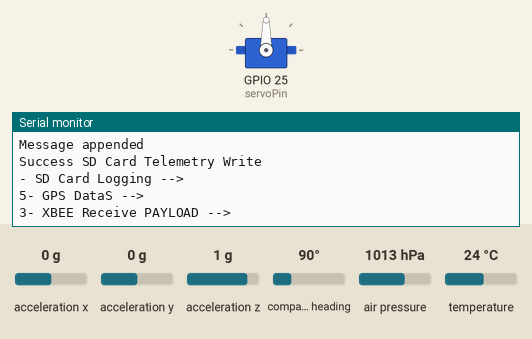
The sketch below on a simulated ESP32. Shown: servo, the last lines printed to the serial monitor. The inputs (shaded band) are chosen by the test bench; at power-on: compass heading 90°, acceleration x 0 g, acceleration y 0 g, acceleration z 1 g, air pressure 1013 hPa, temperature 24 °C (analog values on the 0–4095 scale). The local clock reads 2024-03-15 10:24:30 at power-on unless the sketch sets it; storage starts empty.

Above: at 16.0 s.
16.1 s: compass heading set to 11°
At 16.63 s:
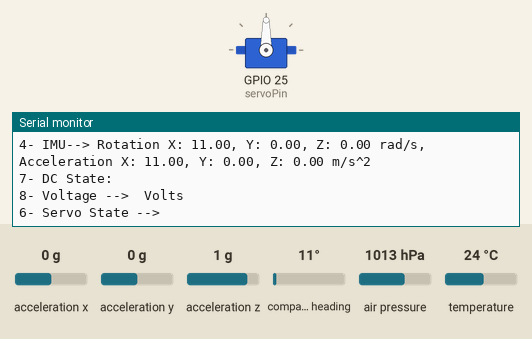
17.6 s: compass heading set to 8°
At 18.09 s:
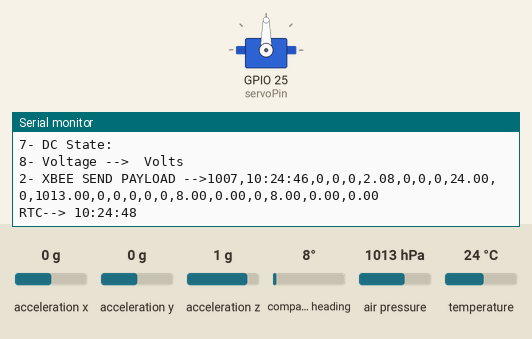
Timing chart, 0 to 20.1 s (numbered marks = the images above; inputs shaded):
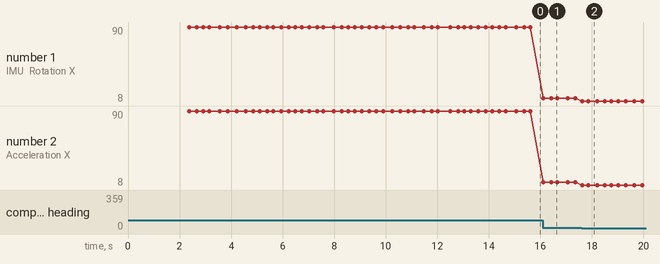

Measured:
- the behaviour switches between 10 and 9° on compass heading (found by bisection; images 1 and 2)
- after the input at 16.1 s, the serial monitor: prints a new line at once (image 1)
- after the input at 17.6 s, the serial monitor: prints a new line at once (image 2)
- plotted number 1: 90 → 11 after the input at 16.1 s
- plotted number 2: 90 → 11 after the input at 16.1 s

The sketch:

esp32_MultiThread.ino
```cpp
/*          TASK DURUMLARI
 *  RTC okuma                 +
 *  BMP280 okuma              +
 *  Telemetri gonderimi       +
 *  Telemetri Alma            -
 *  IMU Okuma.                -
 *  GPS Okuma                 -
 *  Servo Control             -
 *  DC Motor Control          -
 *  SD Card telemetri yazma   -
 *  Analog Pil okuma          -


 RTC PinOut
    Vcc         ->   3.3V
    Ground      ->   Ground
    SDA         ->   21
    SCL         ->   22

 BMP280 PinOut
    Vcc         ->   3.3V
    Ground      ->   Ground
    SDA         ->   21
    SCL         ->   22

 Serial PinOut
    3.3V          ->  3.3V
    Ground      ->  Ground
    TX          ->  Tx
    RX          ->  Rx

 IMU PinOut
    Vcc         ->   3.3V
    Ground      ->   Ground
    SDA         ->   21
    SCL         ->   22

 GPS PinOut
    3.3V          ->  3.3V
    Ground      ->  Ground
    TX          ->  13
    RX          ->  14

 Servo PinOut
    Vcc         ->   Regulator +
    Ground      ->   Ground
    PWM Sinyal  ->   12

 DC Motor PinOut
    Vcc         ->   ?
    Ground      ->   ?
    PWM Sinyal  ->   ?

 SD CARD PinOut
    Vcc         ->   5V
    Ground      ->   Ground
    MOSI        ->   23
    MISO        ->   19
    CS          ->   5
    CLK         ->   18

 Analog Pil Gerilimi PinOut
    Analog Pin  ->  ? - 34
    GND         ->  Ground

 */


// I2C
#include <Wire.h>
// BMP280
#include <Adafruit_BMP280.h>
// RTC
#include <RTClib.h>
// IMU
#include <Adafruit_BNO055.h>
#include <utility/imumaths.h>
// GPS
#include <HardwareSerial.h>
// SD Card
#include "FS.h"
#include "SD.h"
#include <SPI.h>
#define SD_CS 5
// Servo
#include <Servo.h>


// Thread Çekirdek Configrasyonu
#if CONFIG_FREERTOS_UNICORE
#define ARDUINO_RUNNING_CORE 0
#else
#define ARDUINO_RUNNING_CORE 1
#endif

#ifndef LED_BUILTIN
#define LED_BUILTIN 13
#endif

struct TelemetryStruct {
  const String team_id = "1007";
  String mission_time = "0";
  String packet_count = "0";
  String mode = "0";
  String state = "0";
  String altitude = "0";
  String hs_deployed = "0";
  String pc_deployed = "0";
  String mast_raised = "0";
  String temp = "0";
  String pressure = "0";
  String volt = "0";
  String gps_time = "0";
  String gps_altitude = "0";
  String gps_latitude = "0";
  String gps_longitude = "0";
  String gps_sats = "0";
  String tilt_x = "0";
  String tilt_y = "0";
  String cmd_echo = "0";
  String accelX = "0";
  String accelY = "0";
  String accelZ = "0";
};

// Kütüphaneler
Adafruit_BMP280 bmp;
RTC_DS1307 newRTC;
Adafruit_BNO055 bno = Adafruit_BNO055(55);

HardwareSerial SerialGPS(1);
Servo servo;


// Global Degerler
TelemetryStruct TelemetryObject;
String XBee_Incoming_Packet[10];

int getCommaCount(String str);
void parseTelemetryObject(String str, TelemetryStruct &TelemetryObject);

bool ServoState = false;
bool DcState = false;
const int servoPin = 25;
const int voltagePin = 34;

bool is_sd_card_mounted = true;
bool is_sd_card_attached = true;
bool is_sd_card_initialize = true;

String XBee_Payload_Telemetry;


void TaskRTC(void* pvParameters) {
  (void)pvParameters;

  for (;;) {
    bool rtc_find_state = newRTC.begin();
    bool rtc_running_state = newRTC.isrunning();

    if (rtc_find_state && rtc_running_state) {
      DateTime now = newRTC.now();
      TelemetryObject.mission_time =String(now.hour()) + ":" + String(now.minute()) + ":" + String(now.second());
      Serial.println("RTC--> " + TelemetryObject.mission_time);
    } else {
      Serial.println("RTC--> RTC ERROR!");
      TelemetryObject.mission_time = "::";
    }
    vTaskDelay(pdMS_TO_TICKS(1000));
  }
}

void TaskBMP280(void* pvParameters) {
  (void)pvParameters;

  for (;;) {
    float temperature = bmp.readTemperature();
    float pressure = bmp.readPressure() / 100.0F ;
    float altitude = bmp.readAltitude(1013.25);

    TelemetryObject.temp = String(temperature);
    TelemetryObject.pressure = String(pressure);
    TelemetryObject.altitude = String(altitude);

    Serial.println("1- BMP280--> " + TelemetryObject.pressure + "," + TelemetryObject.temp + "," + TelemetryObject.altitude);
    vTaskDelay(pdMS_TO_TICKS(1000));
  }
}

void TaskXBeeSend(void* pvParameters) {
  (void)pvParameters;

  for (;;) {
    XBee_Payload_Telemetry = TelemetryObject.team_id + "," + TelemetryObject.mission_time + "," + TelemetryObject.packet_count + "," + TelemetryObject.mode + "," + TelemetryObject.state + "," + TelemetryObject.altitude + "," + TelemetryObject.hs_deployed + "," + TelemetryObject.pc_deployed + "," + TelemetryObject.mast_raised + "," + TelemetryObject.temp + "," + TelemetryObject.volt + "," + TelemetryObject.pressure + "," + TelemetryObject.gps_time + "," + TelemetryObject.gps_altitude + "," + TelemetryObject.gps_latitude + "," + TelemetryObject.gps_longitude + "," + TelemetryObject.gps_sats + "," + TelemetryObject.tilt_x + "," + TelemetryObject.tilt_y + "," + TelemetryObject.cmd_echo + "," + TelemetryObject.accelX + "," + TelemetryObject.accelY + "," + TelemetryObject.accelZ;


    Serial.print("2- XBEE SEND PAYLOAD -->");
    Serial.println(XBee_Payload_Telemetry);

    vTaskDelay(pdMS_TO_TICKS(1000));
  }
}

void TaskXBeeReceive(void* pvParameters) {
  (void)pvParameters;

  for (;;) {

    if (Serial.available()) {
      String incoming_data = Serial.readStringUntil('\n');

      Serial.println("Gelen Ham Veri -->  " + incoming_data + "   ;  " + "Boyutu -->  " + incoming_data.length() + "   ;  " + "Son -2 Char -->" + incoming_data[incoming_data.length() - 1]);

      if (incoming_data.length() == 12) {
        if (incoming_data[0] == '!') {
          if (incoming_data[incoming_data.length() - 1] == '+') {
            Serial.println("Alınan Fix Data : " + incoming_data);
          }
        }
      }
    }


    Serial.print("3- XBEE Receive PAYLOAD -->");
    for (int i = 0; i < 10; i++) {
      Serial.print(XBee_Incoming_Packet[i]);
      Serial.print(" ");
    }
    Serial.println();

    vTaskDelay(pdMS_TO_TICKS(900));
  }
}

void TaskIMU(void* pvParameters) {
  (void)pvParameters;

  for (;;) {
    sensors_event_t event;
    bno.getEvent(&event);

    float gyroX = event.orientation.x;
    float gyroY = event.orientation.y;
    float gyroZ = event.orientation.z;
    float accelX = event.acceleration.x;
    float accelY = event.acceleration.y;
    float accelZ = event.acceleration.z;


    String data = "4- IMU--> Rotation X: " + String(gyroX) + ", Y: " + String(gyroY) + ", Z: " + String(gyroZ) + " rad/s, Acceleration X: " + String(accelX) + ", Y: " + String(accelY) + ", Z: " + String(accelZ) + " m/s^2";
    Serial.println(data);

    TelemetryObject.tilt_x = String(gyroX);
    TelemetryObject.tilt_y = String(gyroY);
    TelemetryObject.accelX = String(accelX);
    TelemetryObject.accelY = String(accelY);
    TelemetryObject.accelZ = String(accelZ);

    vTaskDelay(pdMS_TO_TICKS(200));
  }
}

void TaskGPS(void* pvParameters) {
  (void)pvParameters;

  for (;;) {


    if (SerialGPS.available()) {                         // GPS modülünden veri var mı kontrol et
      String message = SerialGPS.readStringUntil('\n');  // Gelen veriyi oku
      Serial.println("GPS avalaible:  " + message);
      if (message.substring(0, 6) == "$GNGGA") {  // Eğer GNGGA mesajıysa
        Serial.println("GPS GNGGA avalaible");

        int virgulCount = getCommaCount(message);
        Serial.println("Virgül Sayısı:   " + virgulCount);

            if (virgulCount == 14)
            {
                parseTelemetryObject(message, TelemetryObject);
                Serial.print("Latitude: ");
                Serial.println(TelemetryObject.gps_latitude);
                //Serial.print("Latitude Direction: ");
                // Serial.println(TelemetryObject.LATUTE_DIR);
                Serial.print("Longitude: ");
                Serial.println(TelemetryObject.gps_longitude);
                // Serial.print("Longitude Direction: ");
                // Serial.println(TelemetryObject.LONGTITUDE_DIR);
                Serial.print("GPS Time: ");
                Serial.println(TelemetryObject.gps_time);
                // Serial.print("Fix Quality: ");
                // Serial.println(TelemetryObject.FIX_QUALITY);
                Serial.print("Number of Satellites: ");
                Serial.println(TelemetryObject.gps_sats);
                // Serial.print("Horizontal Dilution: ");
                // Serial.println(TelemetryObject.HORIZANTAL_DILUTION);
                Serial.print("Altitude: ");
                Serial.println(TelemetryObject.gps_altitude);
            }
      }
    }
    Serial.println("5- GPS DataS --> ");
    vTaskDelay(pdMS_TO_TICKS(1000));
  }
}

void TaskServoControl(void* pvParameters) {
  (void)pvParameters;

  for (;;) {


    //.....

    Serial.println("6- Servo State --> ");
    vTaskDelay(pdMS_TO_TICKS(200));
  }
}

void TaskDcControl(void* pvParameters) {
  (void)pvParameters;

  for (;;) {

    /////........

    Serial.println("7- DC State: ");
    vTaskDelay(pdMS_TO_TICKS(200));
  }
}

void TaskBatteryVoltage(void* pvParameters) {  /////////////////////// Duzenlenecek
  (void)pvParameters;

  // const float r1 = 10000.0;  // R1 direnci değeri
  // const float r2 = 1000.0;   // R2 direnci değeri

  for (;;) {
    //   float vtoplam = 0.0;
    //   int count = 0;

    //   for (int i = 0; i < 75; i++) {
    //     float analogvalue = analogRead(34);       // Analog pinden değer okunuyor
    //     float vout = analogvalue * 2.373 / 4096;  // Analog değeri gerilime dönüştürme (pin gerilimi)
    //     float vin = (((r1 + r2) * vout) / r2);

    //     if (vin != 0.00) {
    //       vtoplam = vtoplam + vin;
    //       count = count + 1;
    //     }
    //     delay(10);
    //   }

    // float voltage = vtoplam / count;

    // TelemetryObject.volt = String(voltage);

    Serial.print("8- Voltage --> ");
    // Serial.print(voltage, 3);
    Serial.println(" Volts");
    vTaskDelay(pdMS_TO_TICKS(200));
  }
}

void TaskTelemeryLoggerSdCard(void* pvParameters) {
  (void)pvParameters;

  for (;;) {


    if (is_sd_card_initialize == true) {

      String tempSdCardData = XBee_Payload_Telemetry + '\n';

      appendFile(SD, "/data.csv", tempSdCardData.c_str());
      Serial.println("Success SD Card Telemetry Write");
    } else {
      Serial.println("Failed SD Card Telemetry Write");
    }

    Serial.println("9- SD Card Logging --> " + is_sd_card_initialize);
    vTaskDelay(800);
  }
}

void setup() {
  Serial.begin(9600);
  SerialGPS.begin(9600, SERIAL_8N1, 14, 13);  // RX - TX
  servo.attach(servoPin);

  delay(500);
  analogReadResolution(voltagePin);
  delay(500);

  unsigned status = bmp.begin(0x76);


  bool rtc_find_state = newRTC.begin();
  if (!rtc_find_state) {
    Serial.println("RTC Couldn't find");
  }

  bool rtc_running_state = newRTC.isrunning();
  if (!rtc_running_state) {
    Serial.println("RTC is NOT running!");
  }

  if(!bno.begin())
    {
      /* There was a problem detecting the BNO055 ... check your connections */
      Serial.print("BNO055 Couldn't find ");

    }
  delay(1000);
  bno.setExtCrystalUse(true);


  // Initialize SD card
  SD.begin(SD_CS);
  if (!SD.begin(SD_CS)) {
    Serial.println("Card Mount Failed");
    is_sd_card_mounted = false;
    is_sd_card_attached = false;
    is_sd_card_initialize = false;
  }
  if (is_sd_card_mounted == true) {
    uint8_t cardType = SD.cardType();
    if (cardType == CARD_NONE) {
      Serial.println("No SD card attached");
      is_sd_card_attached = false;
      is_sd_card_initialize = false;
    }
    Serial.println("Initializing SD card...");
    if (!SD.begin(SD_CS)) {
      Serial.println("ERROR - SD card initialization failed!");
      is_sd_card_initialize = false;  // init failed
    }
  }
  // If the data.csv file doesn't exist
  // Create a file on the SD card and write the data labels
  if (is_sd_card_initialize == true) {
    File file = SD.open("/data.csv");
    if (!file) {
      Serial.println("File doens't exist");
      Serial.println("Creating file...");
      writeFile(SD, "/data.csv", "\r\n");
    } else {
      Serial.println("File already exists");
    }
    file.close();
  }

  xTaskCreatePinnedToCore(
    TaskRTC,
    "TaskRTC",
    4096,
    NULL,
    2,
    NULL,
    ARDUINO_RUNNING_CORE);

  xTaskCreatePinnedToCore(
    TaskBMP280,
    "TaskBMP",
    4096,
    NULL,
    2,
    NULL,
    ARDUINO_RUNNING_CORE);

  xTaskCreatePinnedToCore(
    TaskIMU,
    "TaskIMU",
    4096,
    NULL,
    2,
    NULL,
    ARDUINO_RUNNING_CORE);

  xTaskCreatePinnedToCore(
    TaskXBeeSend,
    "TaskXBeeSend",
    4096,
    NULL,
    2,
    NULL,
    ARDUINO_RUNNING_CORE);

  xTaskCreatePinnedToCore(
    TaskXBeeReceive,
    "TaskXBeeReceive",
    4096,
    NULL,
    2,
    NULL,
    ARDUINO_RUNNING_CORE);

  xTaskCreatePinnedToCore(
    TaskGPS,
    "TaskGPS",
    4096,
    NULL,
    2,
    NULL,
    ARDUINO_RUNNING_CORE);

  xTaskCreatePinnedToCore(
    TaskServoControl,
    "TaskServoControl",
    4096,
    NULL,
    2,
    NULL,
    ARDUINO_RUNNING_CORE);

  xTaskCreatePinnedToCore(
    TaskDcControl,
    "TaskDcControl",
    4096,
    NULL,
    2,
    NULL,
    ARDUINO_RUNNING_CORE);

  xTaskCreatePinnedToCore(
    TaskBatteryVoltage,
    "TaskBatteryVoltage",
    4096,
    NULL,
    2,
    NULL,
    ARDUINO_RUNNING_CORE);

  xTaskCreatePinnedToCore(
    TaskTelemeryLoggerSdCard,
    "TaskTelemeryLoggerSdCard", 4096  // Stack size
    ,
    NULL, 2  // Priority
    ,
    NULL, ARDUINO_RUNNING_CORE);
}

void loop() {}

void appendFile(fs::FS& fs, const char* path, const char* message) {
  Serial.printf("Appending to file: %s\n", path);

  File file = fs.open(path, FILE_APPEND);
  if (!file) {
    Serial.println("Failed to open file for appending");
    return;
  }
  if (file.print(message)) {
    Serial.println("Message appended");
  } else {
    Serial.println("Append failed");
  }
  file.close();
}

// Write to the SD card (DON'T MODIFY THIS FUNCTION)
void writeFile(fs::FS& fs, const char* path, const char* message) {
  Serial.printf("Writing file: %s\n", path);

  File file = fs.open(path, FILE_WRITE);
  if (!file) {
    Serial.println("Failed to open file for writing");
    return;
  }
  if (file.print(message)) {
    Serial.println("File written");
  } else {
    Serial.println("Write failed");
  }
  file.close();
}

int getCommaCount(String str){
    int sayac = 0;
    for (int i = 0; i < str.length(); i++)
    {
        if (str.charAt(i) == ',')
        {
            sayac++;
        }
    }
    return sayac;
}

void parseTelemetryObject(String str, TelemetryStruct &TelemetryObject){
    int pos = 0;
    for (int i = 0; i < 10; i++)
    {
        int nextPos = str.indexOf(',', pos);
        String valueStr = str.substring(pos, nextPos);
        pos = nextPos + 1;
        switch (i)
        {
        case 0:
            //strcpy(TelemetryObject.SENTENCEIDENTIFIER, valueStr.c_str());
            break;
        case 1:
            TelemetryObject.gps_time = valueStr.toFloat();
            break;
        case 2:
            TelemetryObject.gps_latitude = valueStr.toFloat();
            break;
        case 3:
            //TelemetryObject.LATUTE_DIR = valueStr.charAt(0);
            break;
        case 4:
            TelemetryObject.gps_longitude = valueStr.toFloat();
            break;
        case 5:
            //TelemetryObject.LONGTITUDE_DIR = valueStr.charAt(0);
            break;
        case 6:
            //TelemetryObject.FIX_QUALITY = valueStr.charAt(0);
            break;
        case 7:
            TelemetryObject.gps_sats = valueStr.toInt();
            break;
        case 8:
            //TelemetryObject.HORIZANTAL_DILUTION = valueStr.toFloat();
            break;
        case 9:
            TelemetryObject.gps_altitude = valueStr.toFloat();
            break;
        }
    }
}
```
